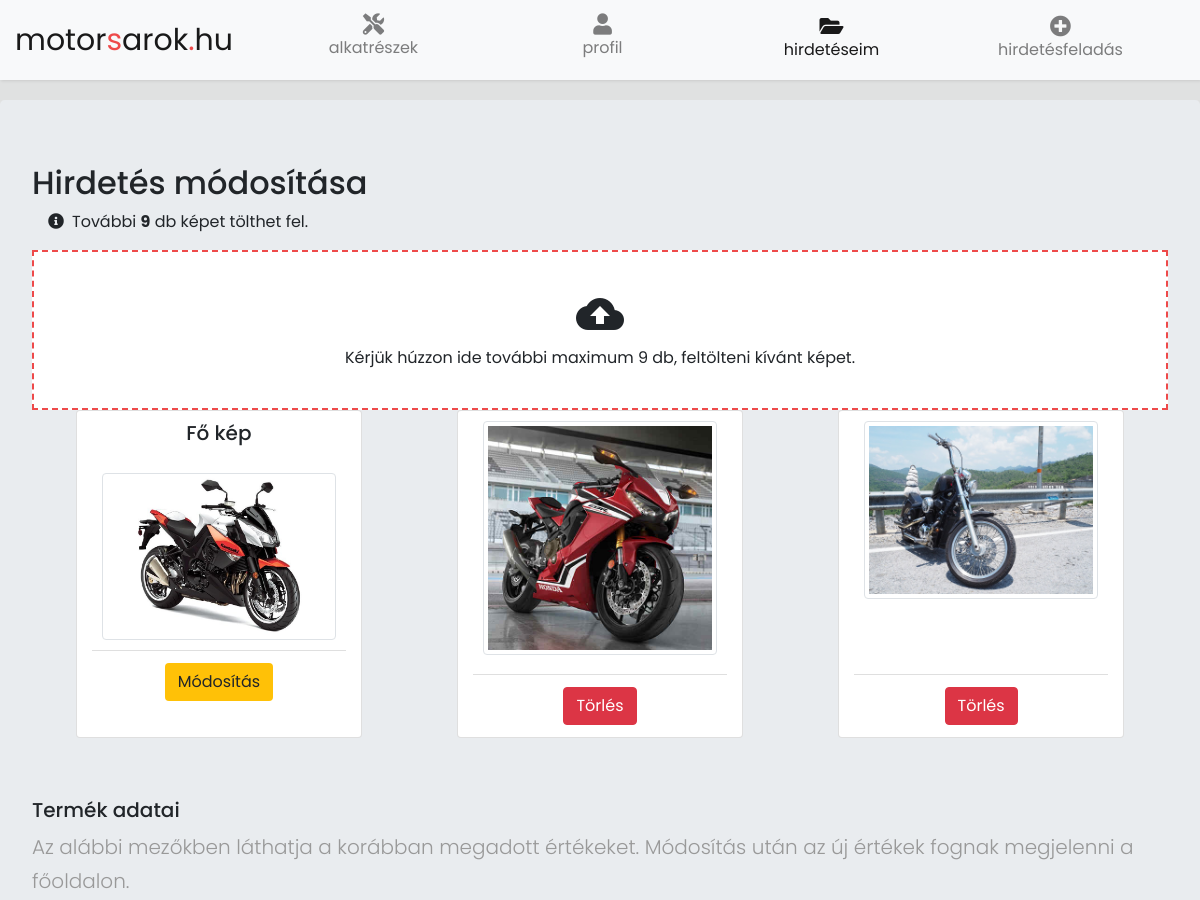
Before: /hirdetes-modositas.php?id=185 (signed in, upper part) with the older database file.
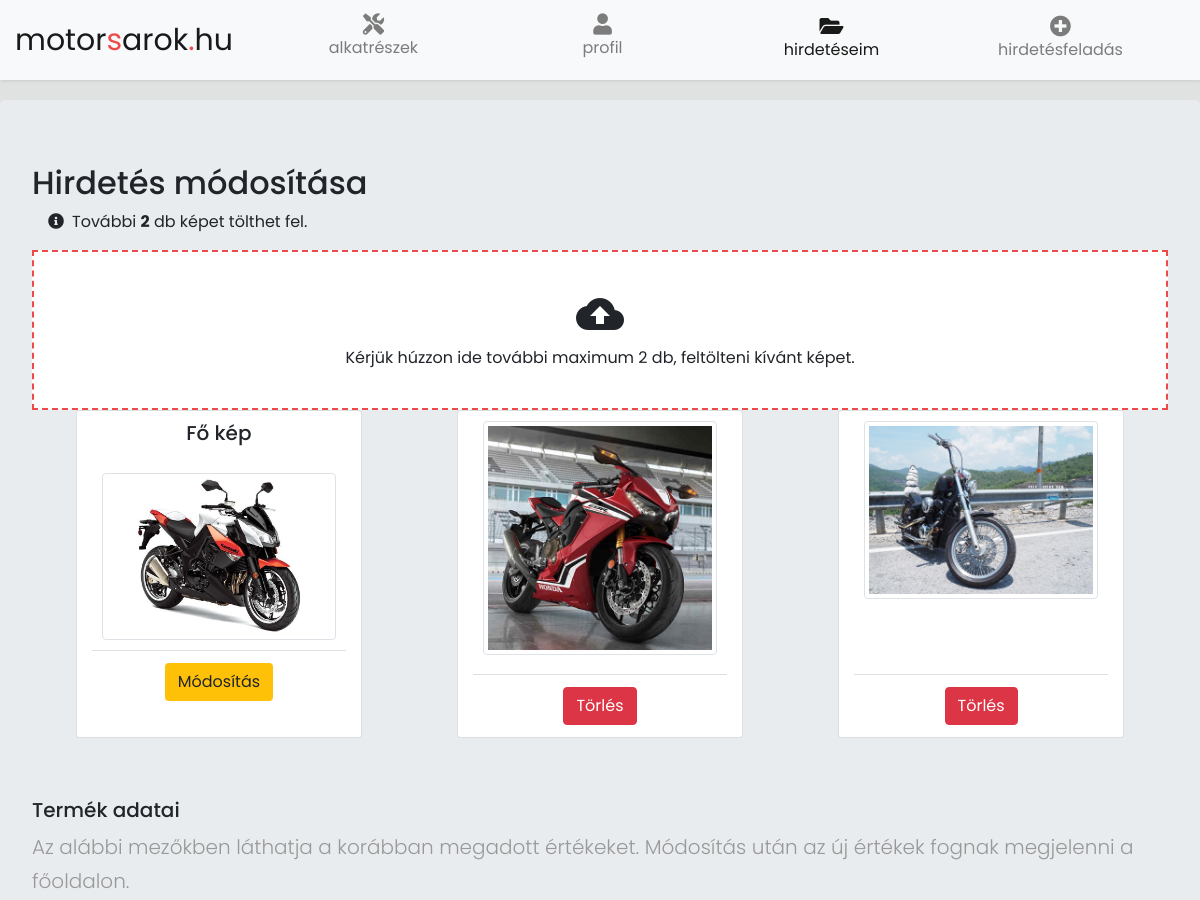
After: the same page with the newer database file.
### tables this page shows
CREATE TABLE `users` (
  `id` int(11) NOT NULL,
  `username` varchar(255) NOT NULL,
  `email` varchar(255) NOT NULL,
  `password` varchar(255) NOT NULL,
  `avatar` varchar(255) NOT NULL,
  `created` datetime NOT NULL DEFAULT current_timestamp(),
  `premium` int(10) DEFAULT 0,
  `premiumstart` datetime DEFAULT NULL,
  `premiumexpiration` datetime DEFAULT NULL,
  `is_admin` tinyint(4) DEFAULT 0
);

### hirdetes-modositas.php (the view, shortened to what the changed rows need)
<?php
require_once("config.php");
$userid = $_SESSION['id'];
$sql = "SELECT * FROM images WHERE productid = ? ORDER BY is_mainimage DESC";
$stmt2 = $link->prepare($sql);
$id = $_GET['id'];
$stmt2->bind_param('i', $id);
$stmt2->execute();
$result2 = $stmt2->get_result();
$data = $result2->fetch_all(MYSQLI_ASSOC);
$countImages = mysqli_num_rows($result2);
$sql3 = "SELECT premium FROM users WHERE id = ?";
$stmt3 = $link->prepare($sql3);
$stmt3->bind_param("i", $userid);
$stmt3->execute();
$result = $stmt3->get_result();
$rec = $result->fetch_assoc();
$premium = $rec['premium'];
switch ($premium) {
    case 0:
        $maxImage = 5;
        break;
    case 3:
        $maxImage = 12;
        break;
}
$moreImages = $maxImage - $countImages;
$status = 1;
$getstmt = $link->prepare("SELECT * FROM motorcycles WHERE id = ? AND status = ?");
if (
    $getstmt and
    $getstmt->bind_param('ii', $id, $status) and
    $getstmt->execute() and
    $result = $getstmt->get_result() and
    $row = $result->fetch_assoc()
) {
?>
    <!DOCTYPE html>
    <html>
    <head>
        <link rel="stylesheet" href="https://stackpath.bootstrapcdn.com/bootstrap/4.3.1/css/bootstrap.min.css">
        <link rel="stylesheet" href="assets/CSS/style.css">
        <link rel="stylesheet" href="https://use.fontawesome.com/releases/v5.8.2/css/all.css">
        <link type="text/css" rel="stylesheet" href="assets/CSS/image-uploader.min.css">
        <link rel="stylesheet" href="assets/CSS/alertify.css">
        <link rel="stylesheet" href="assets/CSS/default.min.css">
    </head>
    <body>
        <div id="content">
            <div class="jumbotron">
                <form action="hirdetes-modositas.php?id=<?php echo htmlspecialchars($id); ?>" method="post" enctype='multipart/form-data' id="add">
                    <h2 class="display-6">Hirdetés módosítása</h2>
                    <ul class="fa-ul">
                        <li><span class="fa-li"><i class="fas fa-info-circle"></i></span><?= $moreImages > 0 ? 'További <b>' . $moreImages . '</b> db képet tölthet fel.' : 'Elérte a maximálisan feltölthető képek számát.' ?></li>
                    </ul>
                    <?php
                    if ($moreImages > 0) {
                    ?>
                        <div class="input-images"></div>
                    <?php
                    }
                    ?>
                    <div class="row">
                        <?php
                        $i = 0;
                        foreach ($data as $rec) {
                            if ($i == 0) {
                        ?>
                                <div class="card col-md-3" id="mainimage-card">
                                </div>
                            <?php
                            } else {
                            ?>
                                <div class="card col-md-3" id="thumbnailimage-card-<?php echo htmlspecialchars($rec['id']); ?>">
                                </div>
                        <?php
                            }
                            $i++;
                        }
                        ?>
                    </div>
                    <h5 class="data">Termék adatai</h5>
                    <p class="lead">Az alábbi mezőkben láthatja a korábban megadott értékeket. Módosítás után az új értékek fognak megjelenni a főoldalon.</p>
                </form>
            </div>
        </div>
    <?php
} else {
    header("Location: hirdeteseim.php");
}
    ?>
    </body>
    </html>

Changed rows visible on the page:
changed users: premium "9" → "2"
Other visible differences:
text written by a page script: "Kérjük húzzon ide további maximum 9 db, feltölteni kívánt képet." → "Kérjük húzzon ide további maximum 2 db, feltölteni kívánt képet."
